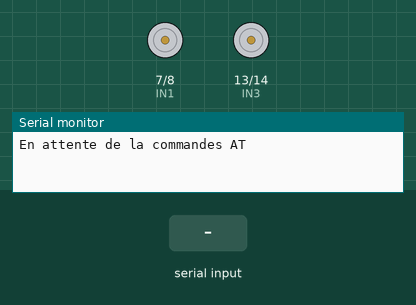
Simulated run of this sketch. Board: Arduino Uno, built with avr-gcc and run on an emulated ATmega328P. Shown: motor-driver pin pairs drawn as motors (green arrow = first pin HIGH = forward, orange = second pin HIGH = backward, longer = more drive, scaled by the enable pin), the last lines printed to the serial monitor. The inputs (shaded band) are chosen by the test bench.

Above: at 2.3 s.
2.4 s: "1" received over the second serial link
At 3.6 s:
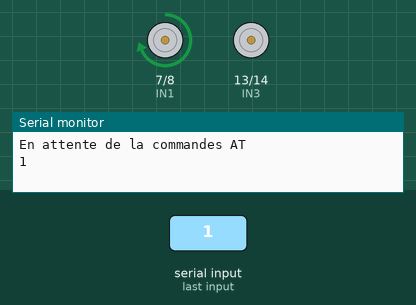
3.9 s: "M" received over the second serial link
At 4.7 s:
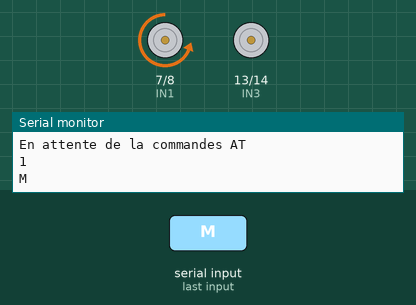
5.4 s: "D" received over the second serial link
6.9 s: "G" received over the second serial link
At 8.1 s:
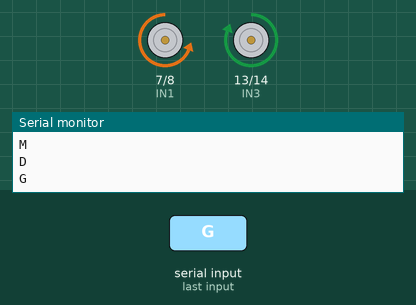
8.4 s: "0" received over the second serial link
At 9.4 s:
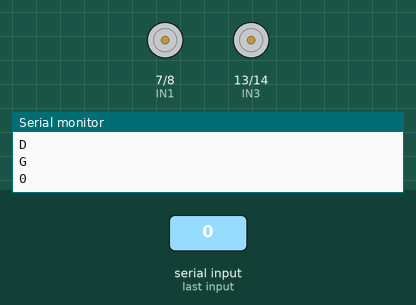
9.9 s: "1" received over the second serial link
At 10.5 s:
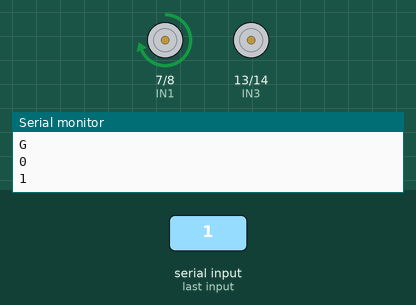
Timing chart, 0 to 12.4 s (numbered marks = the images above; inputs shaded):
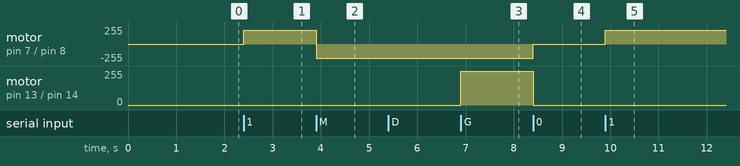

Measured:
- after the input at 2.4 s, motor on pin 7 (IN1) / pin 8 (IN2): stopped → forward 210/255 at once
- after the input at 3.9 s, motor on pin 7 (IN1) / pin 8 (IN2): forward 210/255 → backward 210/255 at once
- after the input at 6.9 s, motor on pin 13 (IN3) / pin 14 (IN4): stopped → forward 255/255 at once
- after the input at 8.4 s, motor on pin 7 (IN1) / pin 8 (IN2): backward 210/255 → stopped at once; motor on pin 13 (IN3) / pin 14 (IN4): forward 255/255 → stopped at once
- after the input at 9.9 s, motor on pin 7 (IN1) / pin 8 (IN2): stopped → forward 210/255 at once

The sketch:

code_voiture.ino
```cpp
//**********************************************
//Code de reference pour le module bluetooth HC-06
// envoi de commandes AT et affichage de la rÃ©ponse du module
//
//***********************************************/*
#include <SoftwareSerial.h>  //Software Serial Port
#define RxD 10    //Pin 10 pour RX, PB2 sur votre board, a brancher sur le TX du HC-06
#define TxD 11    //Pin 11 pour TX, PB3 sur votre board, a brancher sur le RX du HC-06
SoftwareSerial BTSerie(RxD,TxD);

const int ENA=5;
const int IN1=7;
const int IN2=8;
const int ENB=12;
const int IN3=13;
const int IN4=14;
int speed=210;
void setup() {
    Serial.begin(9600);
    // Configuration du bluetooth
  pinMode(RxD, INPUT);
  pinMode(TxD, OUTPUT);
  BTSerie.begin(9600);
  Serial.println("En attente de la commandes AT");
   delay(100);
  // Test des commandes AT
  BTSerie.print("AT+VERSION");  //Demande le NÂ° de version
  delay(1000);
  pinMode(IN1,OUTPUT);
  pinMode(IN2,OUTPUT);
  pinMode(ENA,OUTPUT);
   pinMode(IN3,OUTPUT);
  pinMode(IN4,OUTPUT);
  pinMode(ENB,OUTPUT);


}

void loop() {

  char recvChar;
  //On lit caractere par caractere sur le BTSerie et on affiche sur le Terminal Serie
  if (BTSerie.available()>0) {
    recvChar = BTSerie.read(); //lecture

    if(recvChar=='1'){
    digitalWrite(IN1, HIGH);

    digitalWrite(IN2, LOW);
    analogWrite(ENA,speed);

   }
   else if(recvChar=='M'){
     digitalWrite(IN1, LOW);

    digitalWrite(IN2, HIGH);
    analogWrite(ENA,speed);

   }
   else if(recvChar=='D'){
     digitalWrite(IN3, LOW);
    digitalWrite(IN4, HIGH);
    analogWrite(ENB,-50);

   }
   else if(recvChar=='G'){
     digitalWrite(IN3, HIGH);

    digitalWrite(IN4, LOW);
    analogWrite(ENB,speed);
   }
   else{
     digitalWrite(IN1, HIGH);

    digitalWrite(IN2, LOW);
    analogWrite(ENA,0);
    analogWrite(ENB,0);


   }


  Serial.println(recvChar);  //ecriture


   }

   //On lit caractere par caractere sur le terminal et on affiche sur le BT Serie
  if (Serial.available()) {
    recvChar = Serial.read(); //lecture
    BTSerie.write(recvChar);  //ecriture
  }

}
```
